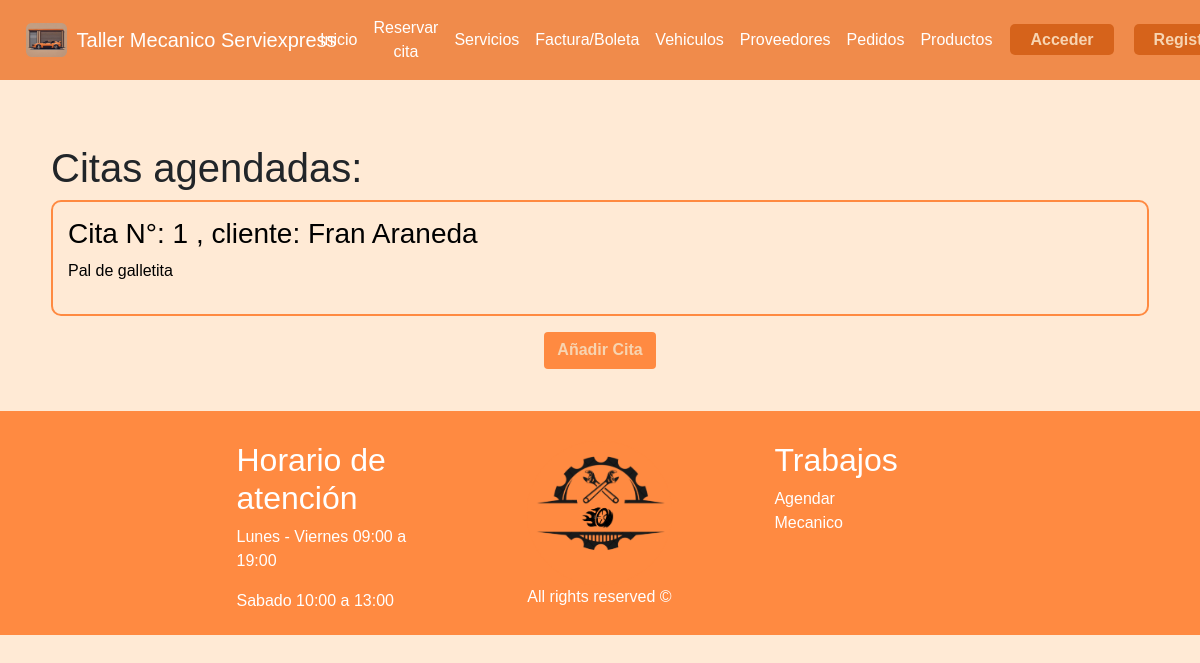
The page /citas on the database its author committed.
### taller/models.py (models this page shows, shortened)
class Cita(models.Model):
    id_cita = models.AutoField(primary_key=True)
    fecha_aten = models.DateTimeField(auto_now_add=True)
    desc_cita = models.TextField(blank=True)
    cliente = models.ForeignKey(Cliente, on_delete=models.CASCADE)
    empleado = models.ForeignKey(Empleado, on_delete=models.CASCADE)

class Cliente(models.Model):
    rut_cli = models.CharField(primary_key=True, max_length=12)
    pnom_cli = models.CharField(max_length=20)
    snom_cli = models.CharField(max_length=20, blank=True)
    appaterno_cli = models.CharField(max_length=20)
    apmaterno_cli = models.CharField(max_length=20, blank=True)
    correo_cli = models.CharField(max_length=60, blank=True)
    telefono_cli = models.IntegerField(blank=True, null=True)
    def __str__(self):
        return self.pnom_cli + " " + self.appaterno_cli

### taller/views.py (the view)
# urls.py: path('citas', views.citas, name='citas'),
def citas(request):
    cliente = Cliente.objects.filter(rut_cli=request.user.username).first()
    empleado = Empleado.objects.filter(rut_emp=request.user.username).first()
    rol = ""
    if cliente:
        rol = "Cliente"
    else:
        rol = "Empleado"
    citas = Cita.objects.all()
    return render(
        request,
        "citas.html",
        {"citas": citas, "cliente": cliente, "empleado": empleado},
    )

### taller/templates/citas.html
{% extends 'hnf.html' %}
{% load static %}
{% block content %}
<head>
  <link rel="stylesheet" href="{% static 'css/crud.css' %}" />
</head>
<div class="container">
  <h1> Citas agendadas: </h1>
  <ul style="list-style: none;">
    {% for cita in citas %}
    <li id="listar">
      <a href="{% url 'update_cita' cita.id_cita %}">
        <h3>Cita N°: {{ cita.id_cita }} , cliente: {{ cita.cliente }}</h3>
        <p>{{ cita.desc_cita }}</p>
      </a>
    </li>
    {% endfor %}
  </ul>
  <ul class="buttons">
    <li>
      <a class="btn" href="/create/cita"><b>Añadir Cita</b></a>
    </li>
  </ul>
</div>
{% endblock %}

### taller/static/css/keyframes.css (style rules this page uses)
@media (max-width: 1400px) { * { max-width: 100%; padding: 0 10px; } }

### taller/static/css/style.css (style rules this page uses)
* { margin: 0%; padding: 0; box-sizing: border-box; }
body { font-family:'Gill Sans', 'Gill Sans MT', Calibri, 'Trebuchet MS', sans-serif; background-color: #ffead5; }
.btn { padding-top: 5px; text-align: center; margin-right: 10px; margin-left: 10px; background: #FF8A41; color: #f7d4b1; }

### taller/static/css/crud.css (style rules this page uses)
.container { width: 94%; }
#listar { border: 2px solid; border-color: rgba(255, 138, 65); border-radius: 10px; padding: 15px; margin-bottom: 10px; }
#listar a { color: black; text-decoration: none; }
.buttons { text-align: center; padding: 0; list-style: none; margin-bottom: 10px; }
.buttons li { display: inline-block; margin: 0 10px; margin-bottom: 2%; }

### rows shown on the page
Cita: id_cita "1", cliente "Fran Araneda", desc_cita "Pal de galletita"
